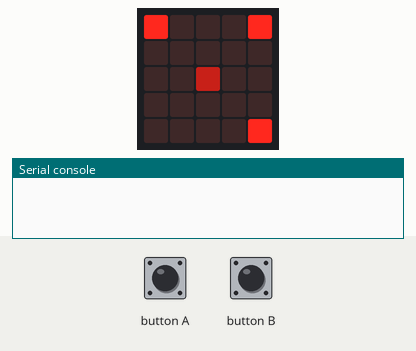
Simulated run of this program. Board: BBC micro:bit (MakeCode). Shown: the board's 5×5 LED display, the last lines printed to the serial console. The inputs (shaded band) are chosen by the test bench.

Above: at 1.2 s.
1.3 s: button B pressed for 0.15 s
At 2.6 s:
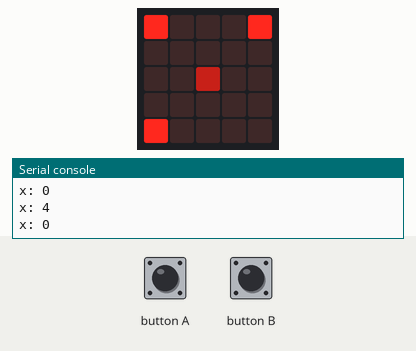
2.9 s: button B pressed for 0.15 s
At 4.1 s:
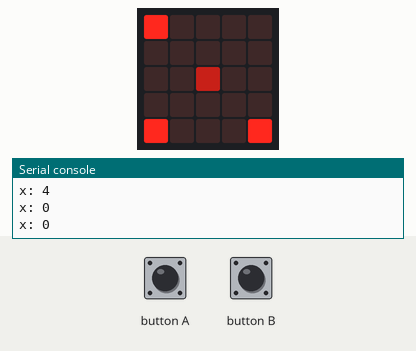
4.5 s: button B pressed for 0.15 s
At 5.3 s:
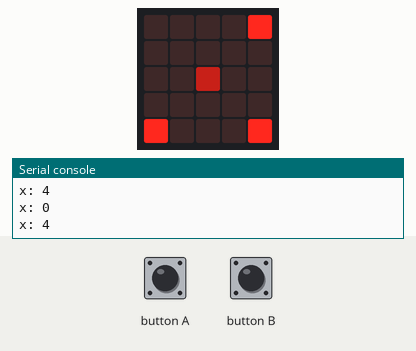
6.1 s: button A pressed for 0.15 s
At 7.7 s:
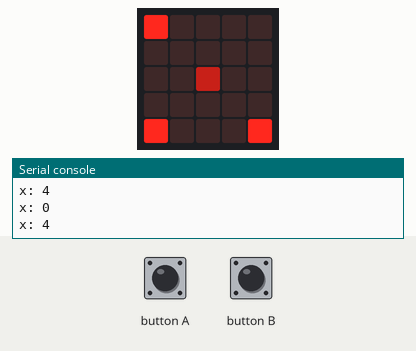
Timing chart, 0 to 8.7 s (numbered marks = the images above; inputs shaded):
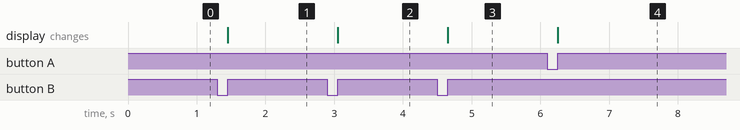

The program:

main.ts
```typescript
let stred = [2, 2]
led.plotBrightness(2, 2, 100)
let souradnice = [[0, 0], [4, 0], [4, 4]]
for (let i of souradnice) {
    led.plot(i[0], i[1])
}
input.onButtonPressed(Button.A, function on_button_pressed_a() {
    let x: number;
    let y: number;
    basic.clearScreen()
    for (let bod of souradnice) {
        x = 0 * (bod[0] - stred[0]) - 1 * (bod[1] - stred[1]) + stred[0]
        y = 1 * (bod[0] - stred[0]) + 0 * (bod[1] - stred[1]) + stred[1]
        bod[0] = x
        bod[1] = y
    }
    for (let h of souradnice) {
        led.plot(h[0], h[1])
    }
    led.plotBrightness(2, 2, 100)
})
input.onButtonPressed(Button.B, function on_button_pressed_b() {
    let x: number;
    let y: number;
    basic.clearScreen()
    for (let bod1 of souradnice) {
        x = 0 * (bod1[0] - stred[0]) + 1 * (bod1[1] - stred[1]) + stred[0]
        y = -1 * (bod1[0] - stred[0]) + 0 * (bod1[1] - stred[1]) + stred[1]
        console.logValue("x", x)
        console.logValue("x", y)
        bod1[0] = x
        bod1[1] = y
    }
    for (let ch of souradnice) {
        led.plot(ch[0], ch[1])
    }
    led.plotBrightness(2, 2, 100)
})
```

test.ts
```typescript
// Tady jsou testy. Při použití tohoto balíčku jako rozšíření nebude zkompilováno.
```

Measured:
- after the input at 1.3 s, the display: changes after 0.15 s (image 1)
- after the input at 2.9 s, the display: changes after 0.15 s (image 2)
- after the input at 4.5 s, the display: changes after 0.15 s (image 3)
- after the input at 6.1 s, the display: changes after 0.15 s (image 4)
